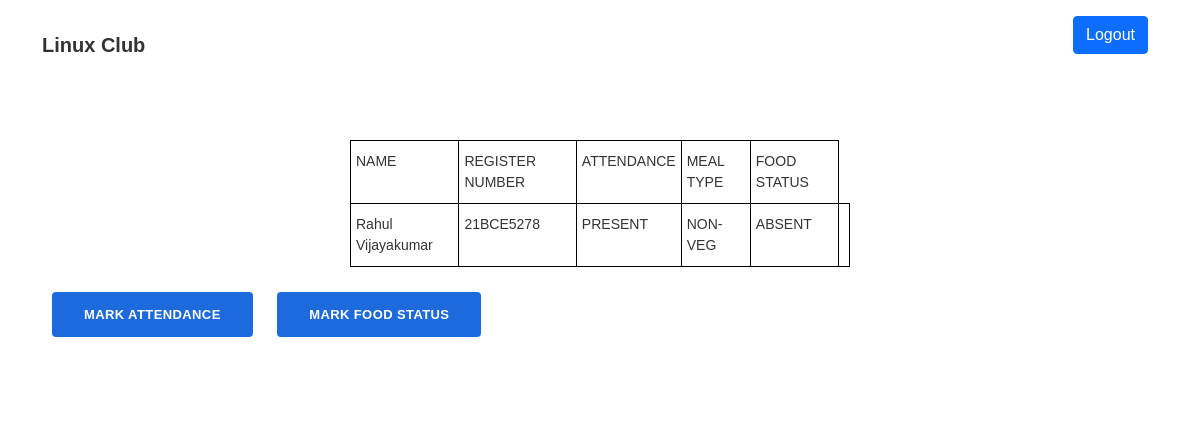
Before: /participant/21BCE5278/ with the older database file.
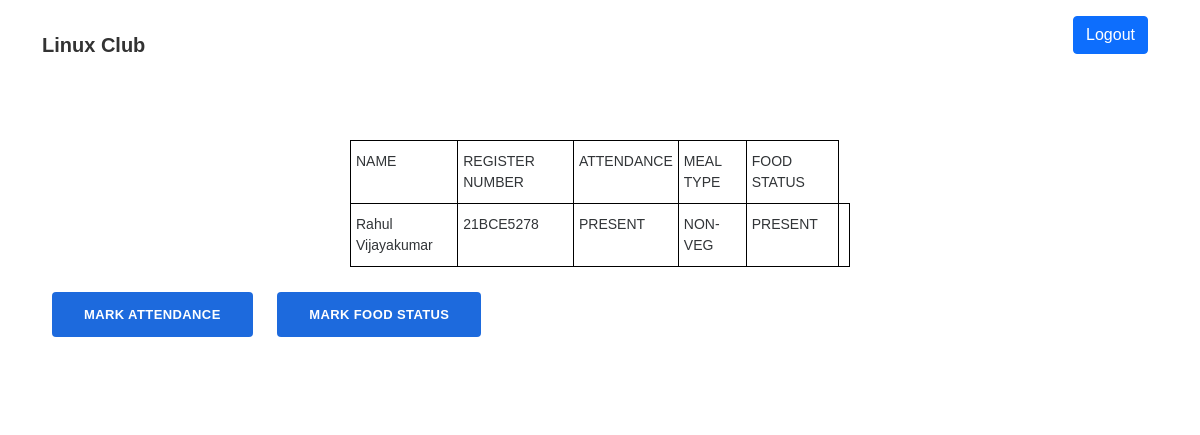
After: the same page with the newer database file.
### tables this page shows
CREATE TABLE participants (name TEXT NOT NULL, regno TEXT NOT NULL, attendance TEXT, mealtype TEXT NOT NULL, food_status TEXT NOT NULL);

### app.py (the view, shortened to what this page needs)
@app.route('/participant/<regno>/', methods=['POST', 'GET'])
def attendance(regno):
    x = 1
    if x == 1:
        conn2 = sqlite3.connect('data.db')
        if request.method == "GET":
            conn2 = sqlite3.connect('data.db')
            rec = conn2.execute(
                "select * from participants where regno = '%s'" % regno)
            rec = [i for i in rec]
            print(rec)
            return render_template('correct.html', r=rec[0])
    else:
        return redirect(url_for('index'))

### templates/correct.html (shortened to what this page needs)
{% extends "base.html" %}
{% block content %}
<nav class="navbar navbar-light navbar-expand-lg navigation-clean-button">
    <div class="container"><a class="navbar-brand" href="">Linux Club</a>
        <div class="collapse navbar-collapse" id="navcol-1">
            <a href="./logout"><button class="btn btn-primary" type="button">Logout</button></a>
        </div>
    </div>
</nav>
<section class="newsletter-subscribe">
    <div class="container">
        <div class="intro">
            <table class="tg">
                <thead>
                    <tr>
                        <th class="tg-0lax">NAME</th>
                        <th class="tg-0lax">REGISTER NUMBER</th>
                        <th class="tg-0lax">ATTENDANCE</th>
                        <th class="tg-0lax">MEAL TYPE</th>
                        <th class="tg-0lax">FOOD STATUS</th>
                    </tr>
                </thead>
                <tbody>
                    <tr>
                        <td class="tg-0lax">{{ r[0] }}</td>
                        <td class="tg-0lax">{{ r[1] }}</td>
                        <td class="tg-0lax">{{ r[2] }}</td>
                        <td class="tg-0lax">{{ r[3] }}</td>
                        <td class="tg-0lax">{{ r[4] }}</td>
                        <td class="tg-0lax">{{ r[5] }}</td>
                    </tr>
                </tbody>
            </table>
        </div>
        <form method="post" action="/participant/{{ r[1] }}/">
            <input type="submit" class="btn btn-primary" value="MARK ATTENDANCE" name="action1" />
            <input type="submit" class="btn btn-primary" value="MARK FOOD STATUS" name="action2" />
        </form>
    </div>
</section>
{% endblock %}

### templates/base.html (shortened to what this page needs)
<!DOCTYPE html>
<html lang="en">
<head>
    <link rel="stylesheet" href="https://cdn.jsdelivr.net/npm/bootstrap@5.1.3/dist/css/bootstrap.min.css">
    <link rel="stylesheet" href="https://cdnjs.cloudflare.com/ajax/libs/ionicons/2.0.1/css/ionicons.min.css">
    <link rel="stylesheet" href="{{ url_for('static', filename = 'assets/css/canitoLogin.css') }}">
    <link rel="stylesheet" href="{{ url_for('static', filename = 'assets/css/Login-Box-En.css') }}">
    <link rel="stylesheet" href="{{ url_for('static', filename = 'assets/css/Login-Form-Clean.css') }}">
    <link rel="stylesheet" href="{{ url_for('static', filename = 'assets/css/Modal-Login-form.css') }}">
    <link rel="stylesheet" href="{{ url_for('static', filename = 'assets/css/Navigation-with-Button.css') }}">
    <link rel="stylesheet" href="{{ url_for('static', filename = 'assets/css/Newsletter-Subscription-Form.css') }}">
    <link rel="stylesheet" href="{{ url_for('static', filename = 'assets/css/styles.css') }}">
</head>
<body>
    {% block content %}{% endblock %}
</body>
</html>

### static/assets/css/canitoLogin.css (style rules this page uses)
.btn { margin: 0px 10px; margin-bottom: 20px; }
a { color: #8e888a; text-decoration: none; outline: none; }

### static/assets/css/Modal-Login-form.css (style rules this page uses)
body { font-family: 'Varela Round', sans-serif; }

### static/assets/css/Navigation-with-Button.css (style rules this page uses)
.navigation-clean-button { background: #fff; padding-top: .75rem; padding-bottom: .75rem; color: #333; border-radius: 0; box-shadow: none; border: none; margin-bottom: 0; }
@media (min-width:768px) { .navigation-clean-button { padding-top: 1rem; padding-bottom: 1rem; } }
.navigation-clean-button .navbar-brand { font-weight: bold; color: inherit; }

### static/assets/css/Newsletter-Subscription-Form.css (style rules this page uses)
.newsletter-subscribe { color: #313437; background-color: #fff; padding: 50px 0; }
.newsletter-subscribe .intro { font-size: 16px; max-width: 500px; margin: 0 auto 25px; }
.newsletter-subscribe form { justify-content: center; }
.newsletter-subscribe form .btn { padding: 16px 32px; border: none; background: none; box-shadow: none; text-shadow: none; opacity: 0.9; text-transform: uppercase; font-weight: bold; font-size: 13px; letter-spacing: 0.4px; line-height: 1; }
.newsletter-subscribe form .btn-primary { background-color: #055ada !important; color: #fff; outline: none !important; }

### templates/correct.html (style rules this page uses)
.tg { border-collapse: collapse; border-spacing: 0; }
.tg td { border-color: black; border-style: solid; border-width: 1px; font-family: Arial, sans-serif; font-size: 14px; overflow: hidden; padding: 10px 5px; word-break: normal; }
.tg th { border-color: black; border-style: solid; border-width: 1px; font-family: Arial, sans-serif; font-size: 14px; font-weight: normal; overflow: hidden; padding: 10px 5px; word-break: normal; }
.tg .tg-0lax { text-align: left; vertical-align: top }

Changed rows visible on the page:
changed participants "Rahul Vijayakumar": food_status "ABSENT" → "PRESENT"
